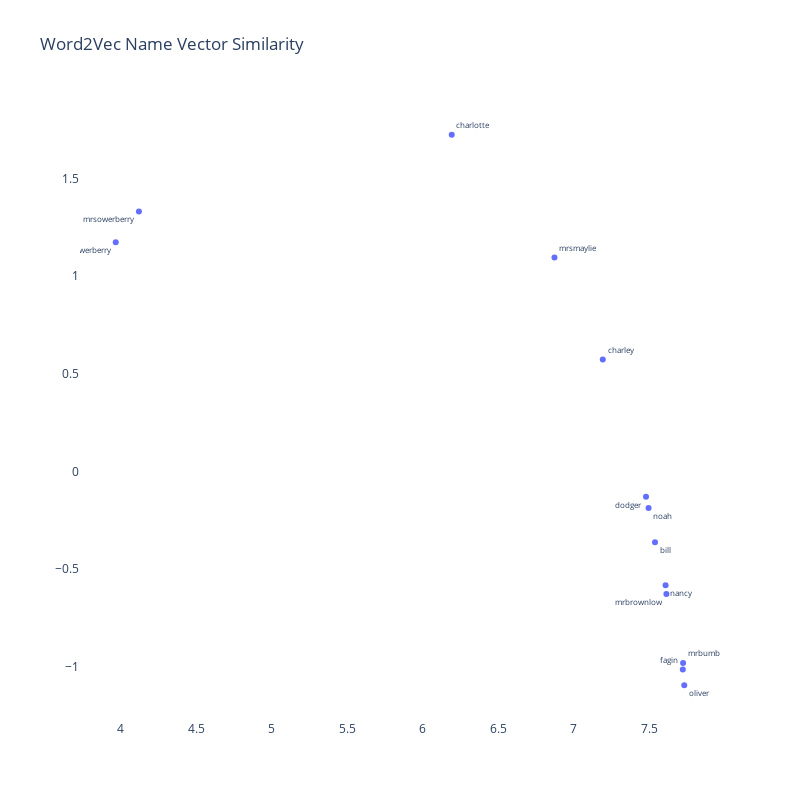

Notebook code for this chart:
### Code cell
character_list = ['oliver',
                  'fagin',
                  'nancy',
                  'bill',
                  'dodger',
                  'mrbrownlow',
                  'mrbumble',
                  'charley',
                  'dodger',
                  'mrsowerberry',
                  'mrssowerberry',
                  'mrsmaylie',
                  'noah',
                  'charlotte',
                  'monks']

character_list = [x.lower() for x in character_list]

df = w2v_df[w2v_df['label'].isin(character_list)]


text_pos = [x for x in np.random.choice(['top left', 
                                         'bottom left',
                                         'top right',
                                         'bottom right'], 
                                          len(df),
                                          p=[.2,.3,.3,.2])]


trace = go.Scatter(x=df['x'],
                   y=df['y'],
                   mode='markers+text', 
                   textposition=text_pos,
                   text=df['label'],
                   textfont=dict(size=8),
                   hoverinfo='text')



fig = go.Figure([trace])

fig.update_layout(go.Layout(
    title='Word2Vec Name Vector Similarity',
    ),
    hovermode='closest',
    plot_bgcolor='white',
    paper_bgcolor='white',
    width=800,
    height=800
)

### Figure 1 — Plotly figure (JSON) as saved in the notebook; plotly's stock layout.template omitted (floating-point values rounded to 4 significant figures)
{"data": [{"hoverinfo": "text", "mode": "markers+text", "text": ["oliver", "mrbumble", "bill", "mrsowerberry", "mrssowerberry", "charlotte", "noah", "dodger", "fagin", "charley", "nancy", "mrbrownlow", "mrsmaylie"], "textfont": {"size": 8}, "textposition": ["bottom right", "top right", "bottom right", "bottom left", "bottom left", "top right", "bottom right", "bottom left", "top left", "top right", "bottom right", "bottom left", "top right"], "type": "scatter", "x": [7.731, 7.723, 7.537, 4.12, 3.967, 6.192, 7.495, 7.478, 7.722, 7.192, 7.608, 7.613, 6.872], "y": [-1.095, -0.9806, -0.3629, 1.331, 1.174, 1.724, -0.1868, -0.1299, -1.015, 0.5728, -0.5829, -0.6278, 1.096]}], "layout": {"height": 800, "hovermode": "closest", "paper_bgcolor": "white", "plot_bgcolor": "white", "title": {"text": "Word2Vec Name Vector Similarity"}, "width": 800}}
